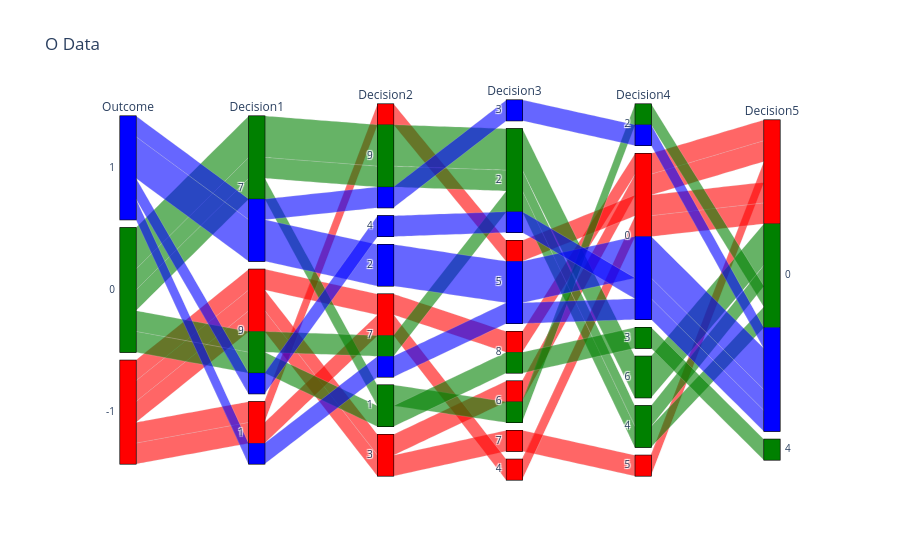

The notebook cell this image was saved under:
### Code cell
import pandas as pd
import numpy as np
import plotly.express as px

new_x = pd.read_csv("O_TicTacToe.csv")
fig = px.parallel_categories(new_x, color = "Outcome", color_continuous_scale=["red", "green", "blue"], 
                            title="O Data")
fig.update_coloraxes(showscale=False)
fig.show()

### Figure 1 — Plotly figure (JSON) as saved in the notebook; plotly's stock layout.template omitted (floating-point values rounded to 4 significant figures)
{"data": [{"dimensions": [{"label": "Outcome", "values": [1, 1, 1, 1, 1, 0, 0, 0, 0, 0, 0, -1, -1, -1, -1, -1]}, {"label": "Decision1", "values": [7, 9, 7, 7, 1, 9, 7, 7, 7, 7, 9, 9, 1, 9, 9, 1]}, {"label": "Decision2", "values": [9, 4, 2, 2, 7, 1, 9, 9, 1, 9, 7, 3, 7, 7, 3, 9]}, {"label": "Decision3", "values": [3, 2, 5, 5, 5, 8, 2, 2, 6, 2, 2, 7, 4, 8, 6, 5]}, {"label": "Decision4", "values": [2, 0, 0, 0, 0, 3, 6, 6, 2, 4, 4, 5, 0, 0, 0, 0]}, {"label": "Decision5", "values": [0, 0, 0, 0, 0, 4, 0, 0, 0, 0, 0, 0, 0, 0, 0, 0]}], "domain": {"x": [0, 1], "y": [0, 1]}, "line": {"color": [1, 1, 1, 1, 1, 0, 0, 0, 0, 0, 0, -1, -1, -1, -1, -1], "coloraxis": "coloraxis"}, "name": "", "type": "parcats"}], "layout": {"autosize": true, "coloraxis": {"colorbar": {"title": {"text": "Outcome"}}, "colorscale": [[0, "red"], [0.5, "green"], [1, "blue"]], "showscale": false}, "legend": {"tracegroupgap": 0}, "title": {"text": "O Data"}}}
